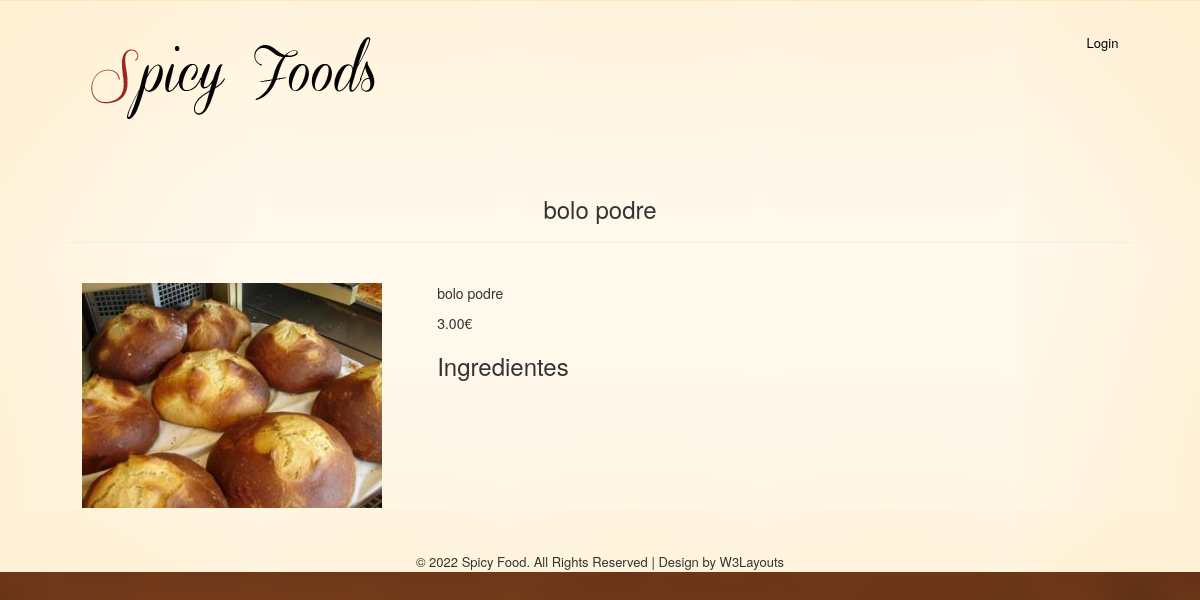
/frontoffice/single_products.php?ID=9, run on the app's committed database.
### tables this page shows
CREATE TABLE `produtos` (
  `ID_Produto` int(11) NOT NULL,
  `Tipo_Produto` int(11) NOT NULL,
  `Nome_Produto` varchar(75) NOT NULL,
  `Descricao_Produto` varchar(500) NOT NULL,
  `Preco_Produto` decimal(10,0) NOT NULL,
  `Promocao` int(1) NOT NULL,
  `Desconto` int(11) DEFAULT NULL,
  `Imagem` varchar(250) NOT NULL,
  `Ativo` int(1) NOT NULL
);

### frontoffice/utils/conexao.inc.php (called while the page is built, shortened)
<?php
    function conexaoDB(){
        $servername = "localhost";
        $username = "root";
        $password = "";
        $database = "pap";
        try{
            $conn = mysqli_connect($servername, $username, $password, $database);
        }
        catch(mysqli_sql_exception $mensagem) {
            echo nl2br("Erro: Não foi possivel conectar ao MySQL".$mensagem);
            throw $mensagem;
        }
        return $conn;
    }
    function executarSQL($sql_command){
        $conn = conexaoDB();
        $resultado = mysqli_query($conn, $sql_command);
        return $resultado;
    }
?>

### frontoffice/single_products.php (the view, shortened to what this page needs)
<!DOCTYPE HTML>
<html>
<head>
    <link href="css/style.css" rel="stylesheet" type="text/css" media="all" />
    <link rel="stylesheet" href="css/flexslider.css" type="text/css" media="all" />
    <link rel="stylesheet" href="https://maxcdn.bootstrapcdn.com/bootstrap/3.4.1/css/bootstrap.min.css">
</head>
<body>
    <?php
	    include("./utils/conexao.inc.php");
    ?>
    <div class="total">
        <div class="wrap">
            <div class="header">
                <div class="header-bot">
                    <div class="logo">
                        <a href="products.php"><img src="images/logo.png" alt="" /></a>
                    </div>
                    <div class="header_top_right">
                        <ul>
                            <li><a href="./login.php">Login</a></li>
                        </ul>
                    </div>
                </div>
            </div>
        <div class="main">
            <div class="container-flex">
                <div class="row">
                    <?php
                        $consulta = "SELECT * FROM produtos WHERE ID_Produto = ".$_GET["ID"]." ";
                        if($result = executarSQL($consulta)){
                            while($row = mysqli_fetch_array($result)){
                                echo "<center>";
                                    echo "<h3>".$row["Nome_Produto"]."</h3>";
                                echo "</center>";
                                echo "<hr/>";
                                echo "<br/>";
                                echo "<div class='col-md-4'>";
                                    echo "<img src='../".$row["Imagem"]."'  />";
                                echo "</div>";
                                echo "<div class='col-md-8'>";
                                    echo "<p>".$row["Descricao_Produto"]."</p>";
                                echo "</div>";
                                echo "<div class='col-md-8'>";
                                    if($row["Promocao"] = 1){
                                        echo number_format((float)$row["Preco_Produto"] - ($row["Preco_Produto"] * ($row["Desconto"] / 100)), 2 )."€"."</h5>";
                                    }else{
                                        echo $row["Preco_Produto"];
                                    }
                                echo "</div>";
								echo "<div class='col-md-8'>";
									echo "<h3>Ingredientes</h3>";
								echo "</div>";
                            }
                        }
                    ?>
                </div>
            </div>
        </div>
    </div>
<?php
	include("./footer/footer.php");
?>
</body>
</html>

### frontoffice/css/style.css (style rules this page uses)
html,body,div,span,applet,object,iframe,h1,h2,h3,h4,h5,h6,p,blockquote,pre,a,abbr,acronym,address,big,cite,code,del,dfn,em,img,ins,kbd,q,s,samp,small,strike,strong,sub,sup,tt,var,b,u,i,dl,dt,dd,ol,nav ul,nav li,fieldset,form,label,legend,table,caption,tbody,tfoot,thead,tr,th,td,article,aside,canvas,details,embed,figure,figcaption,footer,header,hgroup,menu,nav,output,ruby,section,summary,time,mark,audio,video { margin:0;padding:0;border:0;font-size:100%;font:inherit;vertical-align:baseline; }
ol,ul { list-style:none;margin:0;padding:0; }
a { text-decoration:none; }
img { max-width:100%; }
body { font-family:'AmbleRegular'; padding-bottom:10%; background:url(../images/body-bg.png)no-repeat center fixed; -webkit-background-size: cover; -moz-background-size: cover; -o-background-size: cover; background-size: cover; background-position:center; background-size: 100% 100%; }
.wrap { width:80%; margin:0 auto; -moz-transition:all .2s linear; -webkit-transition:all .2s linear; -o-transition:all .2s linear; -ms-transition:all .2s linear; }
.total { -webkit-box-shadow: 0px 0px 15px #E3E3E3; box-shadow: 0px 0px 15px #E3E3E3; -o-box-shadow: 0px 0px 15px #E3E3E3; -moz-box-shadow: 0px 0px 15px #E3E3E3; background: #fff9ed; box-shadow: inset 0 1px 0 #ffe7b7,inset 0 0 340px 0 #ffe7b7; }
.header_top_right { float:right; }
.header_top_right ul li { display: inline-block; }
.header_top_right ul li a { font-size:13px; color:#000; }
.header { padding:2%; }
.logo { float:left; }
.header-bot { padding: 1% 0; }
.main { padding:2%; }
@media (max-width:1440px) { body { padding-bottom: 3%; } }
@media (max-width:1366px) { .wrap { width:90%; } }

### data on the page
produtos: Nome_Produto "bolo podre", Imagem (picture), Descricao_Produto "bolo podre", Preco_Produto+Desconto "3.00"
